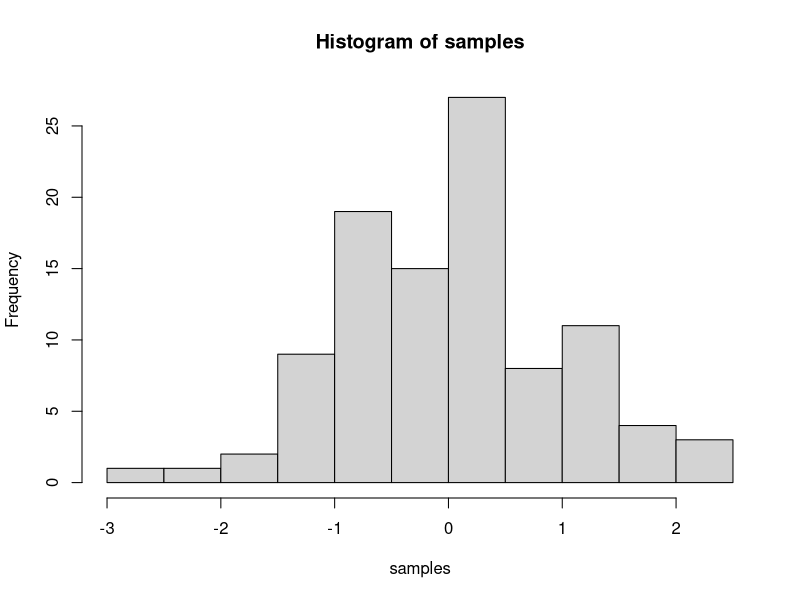

Recreate this plot in R.
## ---- chunk 1
knitr::opts_chunk$set(message=FALSE,warning=FALSE, cache=TRUE)
## ---- chunk 2
samples <- rnorm(100, mean=0, sd=1)
hist(samples)
## ---- chunk 3
1+2
2*5
5/3
(1+6+4)/5
## ---- chunk 4
a<-1
b<-2
a+b
d<-c(1,2,3)
e<-c(5,6,7)
d+e
d*e
d/e
## ---- chunk 5
# for loop solution
# i becomes the number 1 to 100 at each step of the loop
a <- length(100) # make empty variable, set length to 100
for (i in 1:100){
  a[i] <-i #assigns the number in i, to the ith index of a
}
print(a)
# for loop solution #2
a<-c() #create empty variable using combine command
for (i in 1:100){
  a<-c(a,i) # keeps combining a with itself and the new number in i
}
print(a)
# seq solution
a <- seq(1,100,1) # look up help for seq using ?seq() in console
print(a)
